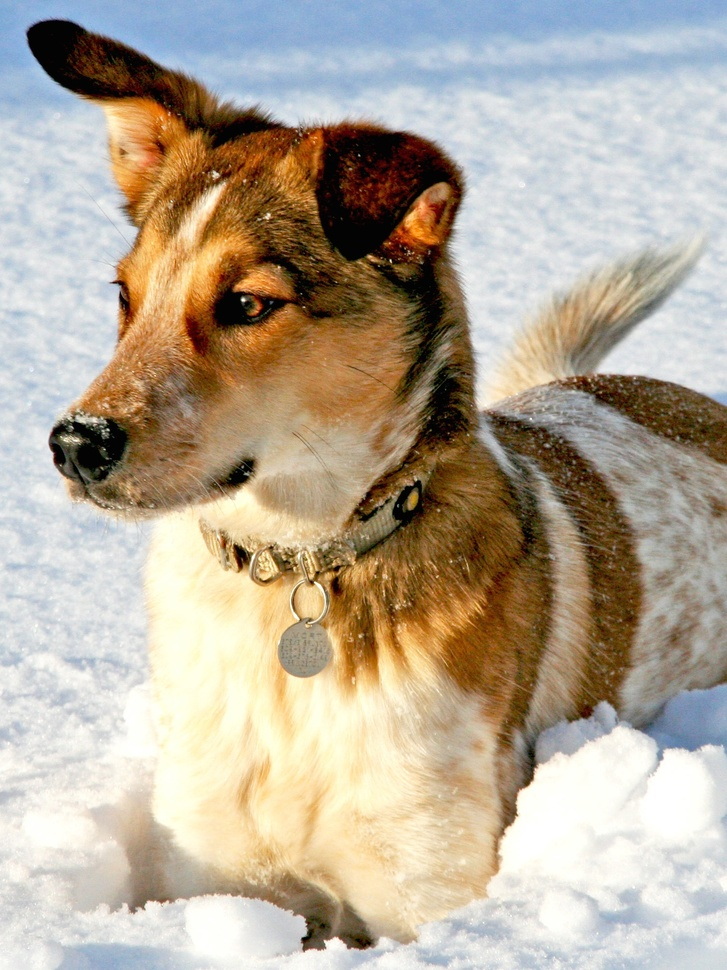
#> input picture material/dog.jpg, 727 x 970 px, shrunk from 1500 x 2000 before the run, found by its file name; the run also reads 3 pictures not shown here
$ jupyter execute QRSVD.ipynb
#> lines starting #> are read from the running program, lines starting #| are printed output that depends on the picture
# Singular Value Decomposition in Image Processing

### Author: [Dr. D Bhanu Prakash](https://dbhanuprakash233.github.io)

## Table of Contents
1. [Step-by-Step Solution](#step-by-step-solution)
1. [SVD - Python](#svd---python)
1. [SVD - Image Processing](#svd---image-processing)
1. [SVD - Medical Image Processing](#svd---medical-image-processing)
1. [Color Image SVD](#color-image-svd)
1. [SVD + QR - Compressing + Denoising](#svd--qr---compressing--denoising)
1. [SVD - OOPS](#svd---oops)
1. [Bonus: Principle Component Analysis](#bonus-principle-component-analysis)
1. [Last Punch](#last-punch)
---

## Step-by-Step Solution

Let's work through a 3×2 rectangular matrix:

$$A =
\begin{bmatrix}
1 & 1 \\
0 & 1 \\
1 & 0
\end{bmatrix}
\quad \in \mathbb{R}^{3 \times 2} $$

The Singular Value Decomposition (SVD) is $$A = U \Sigma V^{T}.$$

### Step 1: Compute $A^T A$

$$A^T =
\begin{bmatrix}
1 & 0 & 1 \\
1 & 1 & 0
\end{bmatrix}$$

$$A^T A =
\begin{bmatrix}
1 & 0 & 1 \\
1 & 1 & 0
\end{bmatrix}
\begin{bmatrix}
1 & 1 \\
0 & 1 \\
1 & 0
\end{bmatrix}
=
\begin{bmatrix}
2 & 1 \\
1 & 2
\end{bmatrix} $$

### Step 2: Find Eigenvalues of $A^T A$

Solve:

$$\det(A^T A - \lambda I) = 0$$

$$\begin{vmatrix}
2-\lambda & 1 \\
1 & 2-\lambda
\end{vmatrix}
= (2-\lambda)^2 - 1 = 0$$

$$\lambda^2 - 4\lambda + 3 = 0$$

$$\lambda_1 = 3, \quad \lambda_2 = 1$$

### Step 3: Singular Values

Singular Values are square root of eigenvalues.

$$\sigma_1 = \sqrt{3}, \quad \sigma_2 = 1$$

$$\Sigma =
\begin{bmatrix}
\sqrt{3} & 0 \\
0 & 1
\end{bmatrix}$$

### Step 4: Compute V

The columns of V are normalized eigenvectors of $A^T A$.

For $\lambda = 3$, $$(A^T A - 3I)v = 0$$
$$\Rightarrow
\begin{bmatrix}
-1 & 1 \\
1 & -1
\end{bmatrix} v = 0$$

$$v_1 = \frac{1}{\sqrt{2}}
\begin{bmatrix}
1 \\
1
\end{bmatrix}$$

For $\lambda = 1$, $$(A^T A - I)v = 0$$
$$\Rightarrow
\begin{bmatrix}
1 & 1 \\
1 & 1
\end{bmatrix} v = 0$$

$$v_2 = \frac{1}{\sqrt{2}}
\begin{bmatrix}
1 \\
-1
\end{bmatrix}$$

So the matrix V is given as

$$V =
\begin{bmatrix}
\frac{1}{\sqrt{2}} & \frac{1}{\sqrt{2}} \\
\frac{1}{\sqrt{2}} & -\frac{1}{\sqrt{2}}
\end{bmatrix}$$

### Step 5: Compute U

$$u_i = \frac{1}{\sigma_i} A v_i$$

First column of U
$$u_1 = \frac{1}{\sqrt{3}} A
\begin{bmatrix}
\frac{1}{\sqrt{2}} \\
\frac{1}{\sqrt{2}}
\end{bmatrix}
=
\frac{1}{\sqrt{6}}
\begin{bmatrix}
2 \\
1 \\
1
\end{bmatrix}$$

Second column of U
$$u_2 = A
\begin{bmatrix}
\frac{1}{\sqrt{2}} \\
-\frac{1}{\sqrt{2}}
\end{bmatrix}
=
\frac{1}{\sqrt{2}}
\begin{bmatrix}
0 \\
-1 \\
1
\end{bmatrix}$$

Therefore, the matrix U is given as:

$$U =
\begin{bmatrix}
\frac{2}{\sqrt{6}} & 0 \\
\frac{1}{\sqrt{6}} & -\frac{1}{\sqrt{2}} \\
\frac{1}{\sqrt{6}} & \frac{1}{\sqrt{2}}
\end{bmatrix}$$

### Final SVD

$$A = U \Sigma V^T$$

$$ A = \begin{bmatrix}
1 & 1 \\
0 & 1 \\
1 & 0
\end{bmatrix} = \begin{bmatrix}
\frac{2}{\sqrt{6}} & 0 \\
\frac{1}{\sqrt{6}} & -\frac{1}{\sqrt{2}} \\
\frac{1}{\sqrt{6}} & \frac{1}{\sqrt{2}}
\end{bmatrix} \ \ \begin{bmatrix}
\sqrt{3} & 0 \\
0 & 1
\end{bmatrix} \ \ \begin{bmatrix}
\frac{1}{\sqrt{2}} & \frac{1}{\sqrt{2}} \\
\frac{1}{\sqrt{2}} & -\frac{1}{\sqrt{2}}
\end{bmatrix}^T$$

$$ A = \begin{bmatrix}
1 & 1 \\
0 & 1 \\
1 & 0
\end{bmatrix} = \begin{bmatrix}
\frac{2}{\sqrt{6}} & 0 \\
\frac{1}{\sqrt{6}} & -\frac{1}{\sqrt{2}} \\
\frac{1}{\sqrt{6}} & \frac{1}{\sqrt{2}}
\end{bmatrix} \ \ \begin{bmatrix}
\sqrt{3} & 0 \\
0 & 1
\end{bmatrix} \ \ \begin{bmatrix}
\frac{1}{\sqrt{2}} & \frac{1}{\sqrt{2}} \\
\frac{1}{\sqrt{2}} & -\frac{1}{\sqrt{2}}
\end{bmatrix}$$

## SVD - Python

[cell 1]
import numpy as np

class SVD:
    def __init__(self, matrix):
        self.A = np.array(matrix, dtype=float)

    def compute(self):
        AtA = self.A.T @ self.A

        # Eigen-decomposition
        eigenvalues, V = np.linalg.eig(AtA)

        # Sort by descending eigenvalues
        idx = np.argsort(eigenvalues)[::-1]
        eigenvalues = eigenvalues[idx]
        V = V[:, idx]

        # Singular values
        singular_values = np.sqrt(eigenvalues)

        # Construct Sigma
        m, n = self.A.shape
        Sigma = np.zeros((m, n))
        np.fill_diagonal(Sigma, singular_values)

        # Compute U
        U = np.zeros((m, len(singular_values)))
        for i in range(len(singular_values)):
            if singular_values[i] != 0:
                U[:, i] = (self.A @ V[:, i]) / singular_values[i]

        return U, Sigma, V.T

    def display(self):
        U, Sigma, VT = self.compute()
        print("U =\n", U)
        print("\nSigma =\n", Sigma)
        print("\nV^T =\n", VT)


# Example usage
A = [[1, 1],
     [0, 1],
     [1, 0]]

svd = SVD(A)
svd.display()

## SVD - Image Processing

### Singular Value Decomposition (SVD)

**Key Applications:**
- **Image compression**: Reducing storage requirements for MRI, CT, and X-ray images
- **Noise reduction/denoising**: Removing noise while preserving important diagnostic features
- **Image reconstruction**: Reconstructing images from incomplete data (compressed sensing MRI)
- **Feature extraction**: Identifying key patterns for computer-aided diagnosis
- **Image registration**: Aligning images from different time points or modalities

### QR Decomposition

**Key Applications:**
- **Image reconstruction algorithms**: Solving least-squares problems in CT reconstruction
- **Motion correction**: Estimating and correcting patient motion during scanning
- **Calibration**: Camera calibration in surgical navigation systems
- **Iterative reconstruction**: Solving large linear systems in iterative image reconstruction
- **Signal processing**: Processing signals in fMRI and EEG data

[cell 2]
import numpy as np
import matplotlib.pyplot as plt
import requests
from PIL import Image
from io import BytesIO


class ImageLoader:
    def __init__(self, url):
        self.url = url

    def load_grayscale(self):
        response = requests.get(self.url)
        img = Image.open(BytesIO(response.content)).convert("L")
        return np.array(img, dtype=float)


class ImageSVD:
    def __init__(self, image_matrix):
        self.A = image_matrix

    def decompose(self):
        self.U, self.S, self.VT = np.linalg.svd(self.A, full_matrices=False)
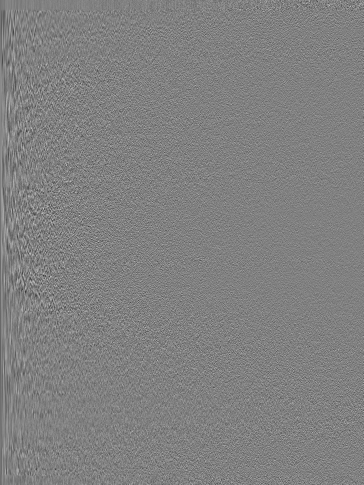
#> self.U: shape (970, 727) float64 (shown at 1/2 size); min -0.187, max 0.183, mean -3.07e-05; drawn with min black and max white
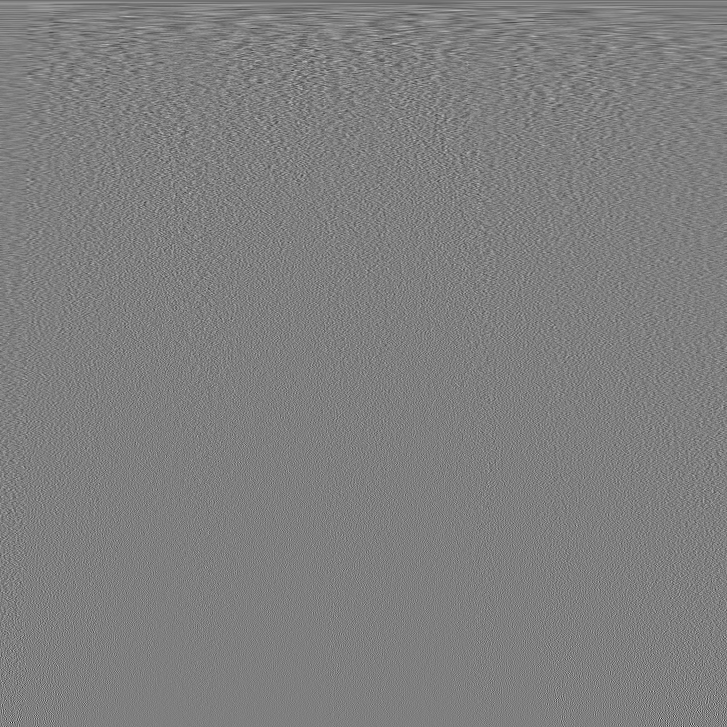
#> self.VT: shape (727, 727) float64; min -0.344, max 0.344, mean -5.97e-05; drawn with min black and max white
#> self.S = 727 values, max 146906.3 at index 0, min 6.51 at index 726, mean 670.9

    def reconstruct(self, k):
        """
        Reconstruct image using k singular values
        """
#> called with k = 5
        Uk = self.U[:, :k]
#> Uk = 970 rows, first 6: [-0.0309, -0.00593, -0.0153, -0.0105, -0.0161], [-0.0309, -0.00601, -0.0151, -0.0102, -0.0159], [-0.0309, -0.00619, -0.0149, -0.0101, -0.0159], [-0.0309, -0.00601, -0.0147, -0.0099, -0.0158], [-0.0309, -0.00597, -0.0146, -0.00932, -0.0159], [-0.0309, -0.00601, -0.0146, -0.00928, -0.0162]
        Sk = np.diag(self.S[:k])
#> Sk = [[146906.3, 0, 0, 0, 0], [0, 29137.7, 0, 0, 0], [0, 0, 22346.5, 0, 0], [0, 0, 0, 12676.7, 0], [0, 0, 0, 0, 10572.2]]
        Vk = self.VT[:k, :]
        return Uk @ Sk @ Vk


class SVDVisualizer:
    def __init__(self, original, reconstructed_images, ranks):
        self.original = original
        self.reconstructed = reconstructed_images
        self.ranks = ranks

    def show(self):
        plt.figure(figsize=(12, 4))
        plt.subplot(1, len(self.reconstructed) + 1, 1)
        plt.imshow(self.original, cmap='gray')
        plt.title(f"Original(k = {self.original.shape[1]})")
        plt.axis("off")

        for i, img in enumerate(self.reconstructed):
            plt.subplot(1, len(self.reconstructed) + 1, i + 2)
            plt.imshow(img, cmap='gray')
            plt.title(f"k = {self.ranks[i]}")
            plt.axis("off")

        plt.show()

[cell 3]
image_url = "https://github.com/dbhanuprakash233/LA/blob/main/material/dog.jpg?raw=true"
loader = ImageLoader(image_url)
image_matrix = loader.load_grayscale()

svd = ImageSVD(image_matrix)
svd.decompose()

ranks = [5, 20, 50, 100]
reconstructed_images = [svd.reconstruct(k) for k in ranks]
#> call 3 of reconstruct, with k = 50
#> in reconstruct (call 3), `return Uk @ Sk @ Vk`:
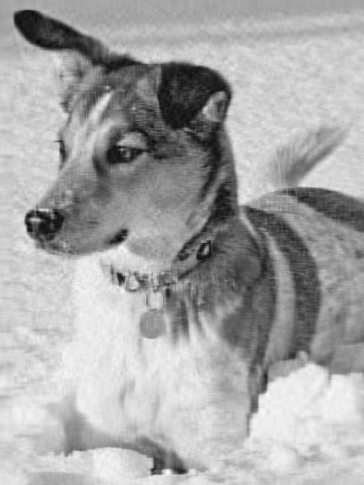
#> returned value: shape (970, 727) float64 (shown at 1/2 size); min -29.58, max 276.2, mean 171.1; drawn with min black and max white
#> call 4 of reconstruct, with k = 100
#> in reconstruct (call 4), `Vk = self.VT[:k, :]`:
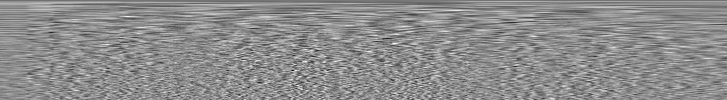
#> Vk: shape (100, 727) float64; min -0.217, max 0.175, mean -0.000436; drawn with min black and max white
#> reconstructed_images = 4 items

visualizer = SVDVisualizer(image_matrix, reconstructed_images, ranks)
visualizer.show()
#> the loop in show, `for i, img in enumerate(self.reconstructed):` made 4 passes

## SVD - Medical Image Processing

Here, we chose five individual chest X-ray images from NIH Chest X-ray dataset.

There are 8 possible cases:

[cell 4]
# ![Chest X-ray Example](https://github.com/dbhanuprakash233/LA/blob/main/material/Cases.png?raw=true)>

### 1. Normal

[cell 5]
image_url = "https://github.com/dbhanuprakash233/LA/blob/main/material/Normal.png?raw=true"
loader = ImageLoader(image_url)
image_matrix = loader.load_grayscale()
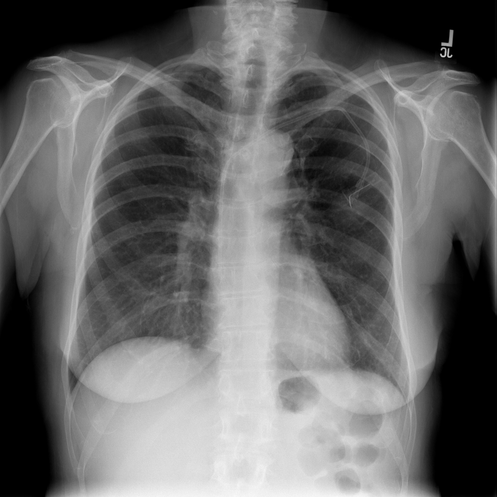
#> input picture material/Normal.png, 497 x 497 px, shrunk from 1024 x 1024 before the run, found by its file name
#> in load_grayscale, img is the input picture: PIL image 497x497 L; min 0, max 248, mean 104.5

svd = ImageSVD(image_matrix)
svd.decompose()
#> in decompose (call 2), `self.U, self.S, self.VT = np.linalg.svd(self.A, full_matrices=False)`:
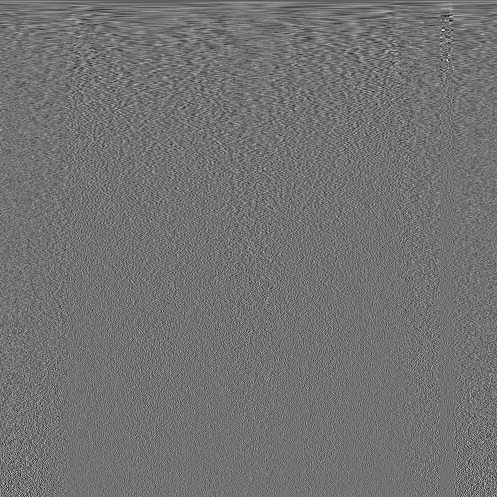
#> self.VT: shape (497, 497) float64; min -0.277, max 0.338, mean -7.09e-05; drawn with min black and max white
#> in decompose (call 2), `self.U, self.S, self.VT = np.linalg.svd(self.A, full_matrices=False)`: self.S = 497 values, max 58452.8 at index 0, min 0.0734 at index 496, mean 295.8

ranks = [20, 100]
reconstructed_images = [svd.reconstruct(k) for k in ranks]
#> in reconstruct (call 6), `Uk = self.U[:, :k]`:
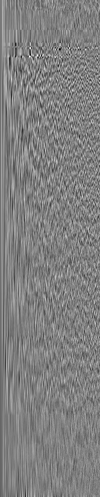
#> Uk: shape (497, 100) float64; min -0.302, max 0.296, mean -0.000117; drawn with min black and max white
#> in reconstruct (call 6), `Vk = self.VT[:k, :]`:
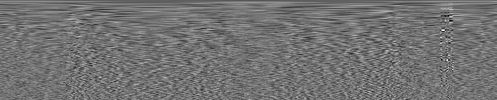
#> Vk: shape (100, 497) float64; min -0.277, max 0.338, mean -0.000392; drawn with min black and max white
#> reconstructed_images = 2 items

visualizer = SVDVisualizer(image_matrix, reconstructed_images, ranks)
visualizer.show()
#> the loop in show (call 2), `for i, img in enumerate(self.reconstructed):` made 2 passes

### 2. Nodule

[cell 6]
image_url = "https://github.com/dbhanuprakash233/LA/blob/main/material/Nodule.png?raw=true"
loader = ImageLoader(image_url)
image_matrix = loader.load_grayscale()
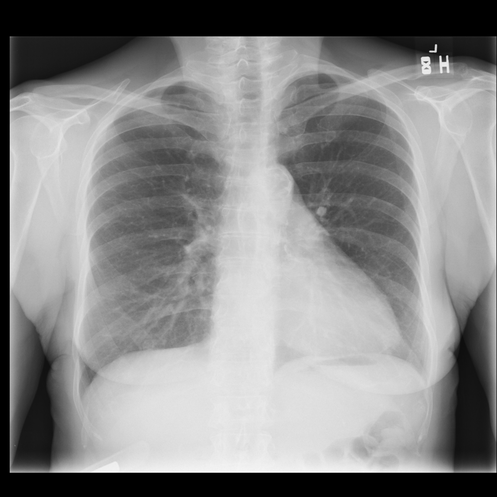
#> input picture material/Nodule.png, 497 x 497 px, shrunk from 1024 x 1024 before the run, found by its file name
#> in load_grayscale, img is the input picture: PIL image 497x497 L; min 0, max 255, mean 135.9

svd = ImageSVD(image_matrix)
svd.decompose()

ranks = [20, 100]
reconstructed_images = [svd.reconstruct(k) for k in ranks]
#> in reconstruct (call 7), `Uk = self.U[:, :k]`:
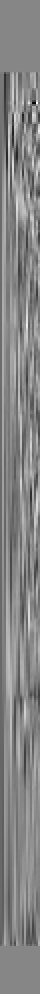
#> Uk: shape (497, 20) float64 (shown 2 times larger); min -0.227, max 0.202, mean -0.0021; drawn with min black and max white
#> (the rest of the program and of its run is left out)
